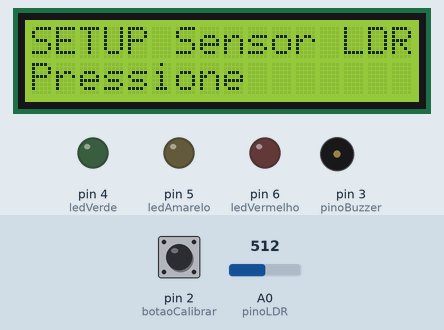
The sketch below on a simulated Arduino Uno, built with avr-gcc and run on an emulated ATmega328P. Shown: 16×2 character LCD, output pins drawn as LEDs (lit = HIGH), buzzer (waves = sounding). The test bench sets the inputs (shaded band); at power-on: pin 2 (botaoCalibrar) HIGH, A0 (pinoLDR) = 512.

Above: at 13.8 s.
13.9 s: pin 2 (botaoCalibrar) pulled LOW for 0.35 s
At 16.0 s:
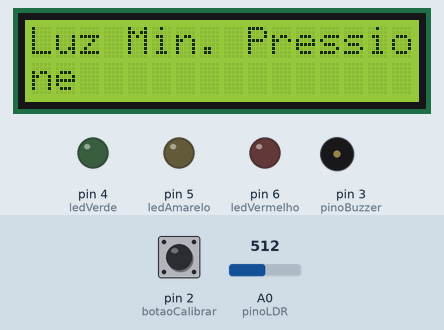
16.1 s: pin 2 (botaoCalibrar) pulled LOW for 1 s
At 20.0 s:
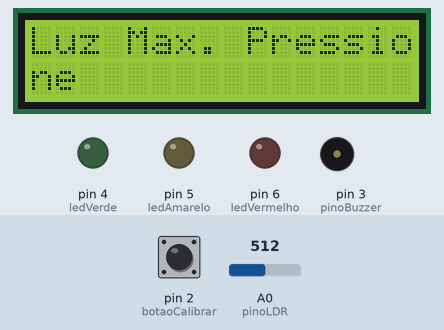
20.1 s: pin 2 (botaoCalibrar) pulled LOW for 0.35 s
At 21.9 s:
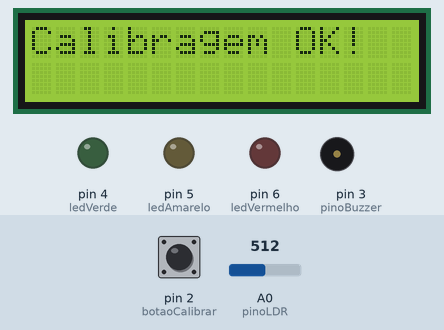
25.9 s: A0 (pinoLDR) set to 716
At 27.5 s:
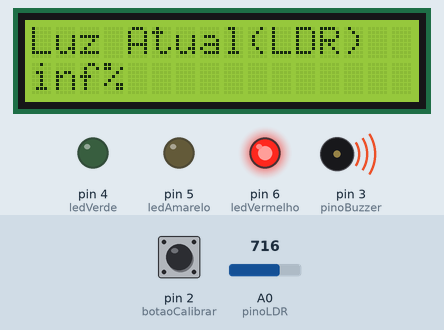
28.9 s: A0 (pinoLDR) set to 511
At 32.0 s:
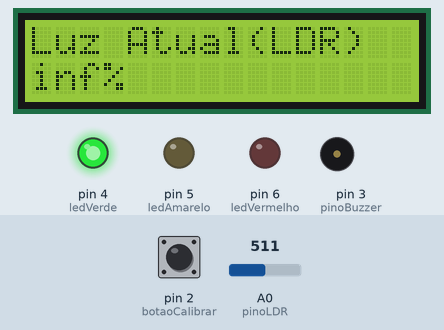
Timing chart, 0 to 32.9 s (numbered marks = the images above; inputs shaded):
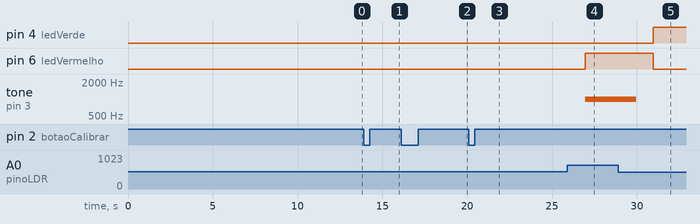

The sketch:

vinheria_agnello.ino
```cpp
#include <LiquidCrystal.h> // Biblioteca para controle do display LCD
#include <string.h>        // Biblioteca padrão para manipulação de strings (strlen)

// Inicializa o display LCD nos pinos (RS, E, D4, D5, D6, D7)
LiquidCrystal lcd(12, 11, 10, 9, 8, 7);

// Pino analógico conectado ao sensor LDR (fotoresistor)
const short int pinoLDR = A0;

// LEDs de sinalização (verde = ideal, amarelo = alerta, vermelho = crítico)
const short int ledVermelho = 6;
const short int ledAmarelo  = 5;
const short int ledVerde    = 4;

// Buzzer que emite som de alerta
const short int pinoBuzzer = 3;

// Botão físico usado para calibração dos níveis de luz
const short int botaoCalibrar = 2;

// Limites calibrados durante o setup
int limiteLuzMinima = 1023;
int limiteLuzMaxima = 0;

// Tempo de espera entre leituras (em milissegundos)
const int tempoPrecisao = 100;

void setup() {
  // Configura os pinos como entrada ou saída
  pinMode(pinoLDR, INPUT);
  pinMode(ledVermelho, OUTPUT);
  pinMode(ledAmarelo, OUTPUT);
  pinMode(ledVerde, OUTPUT);
  pinMode(pinoBuzzer, OUTPUT);
  pinMode(botaoCalibrar, INPUT_PULLUP); // Usa resistor interno de pull-up

  // Inicializa o display LCD com 16 colunas e 2 linhas
  lcd.begin(16, 2);

  // Mostra animação de boas-vindas com o nome do grupo
  char logo[] = "----Stratfy-----------------------";
  animacaoPrint(logo, 200);
  delay(3000);

  // Limpa a tela aos poucos (efeito visual de saída)
  for (int i = 16; i > 0; i--) {
    lcd.setCursor(i, 0);
    lcd.print(" ");
    lcd.setCursor(i, 1);
    lcd.print(" ");
    delay(50);
  }

  // Inicia processo de calibração do LDR
  setupLDR();
  delay(3000);
}

void loop() {
  float somaLeiturasLDR = 0;
  float mediaLeituraLDR = 0;
  float percentualLuz   = 0;

  // Faz 10 leituras do LDR para suavizar ruídos (média)
  for (int i = 0; i < 10; i++) {
    somaLeiturasLDR += analogRead(pinoLDR);
    delay(tempoPrecisao);
  }

  // Calcula a média das leituras
  mediaLeituraLDR = somaLeiturasLDR / 10;

  // Converte a leitura para porcentagem com base nos limites calibrados
  percentualLuz = mapParseFloat(mediaLeituraLDR, limiteLuzMinima, limiteLuzMaxima, 0, 100);

  lcd.clear();
  lcd.print("Luz Atual(LDR)");
  lcd.setCursor(0, 1);
  lcd.print(percentualLuz, 2); // Mostra duas casas decimais
  lcd.print('%');

  if (percentualLuz <= 40) {
    // Nível ideal de luz para vinhos: LED verde ligado
    digitalWrite(ledVerde, HIGH);
    digitalWrite(ledAmarelo, LOW);
    digitalWrite(ledVermelho, LOW);
    noTone(pinoBuzzer);
  } else if (percentualLuz <= 70) {
    // Nível intermediário: alerta amarelo
    digitalWrite(ledVerde, LOW);
    digitalWrite(ledAmarelo, HIGH);
    digitalWrite(ledVermelho, LOW);
    noTone(pinoBuzzer);
  } else {
    // Luz excessiva: alerta vermelho + buzzer por 3 segundos
    digitalWrite(ledVerde, LOW);
    digitalWrite(ledAmarelo, LOW);
    digitalWrite(ledVermelho, HIGH);
    tone(pinoBuzzer, 1000); // Emite som em 1000 Hz
    delay(3000);
    noTone(pinoBuzzer);
  }
}

// Função personalizada para mapear valores float (equivalente ao map() do Arduino)
float mapParseFloat(float valor, float inMin, float inMax, float outMin, float outMax) {
  return (valor - inMin) * (outMax - outMin) / (inMax - inMin) + outMin;
}

// Realiza 10 leituras do LDR e retorna a média, aguardando o botão ser solto
int calibrarLDR() {
  int media = 0;

  do {
    int soma = 0;

    for (int i = 0; i < 10; i++) {
      soma += analogRead(pinoLDR);
      delay(tempoPrecisao);
    }

    media = soma / 10;
  } while (digitalRead(botaoCalibrar) == LOW); // Espera soltar o botão

  return media;
}

// Processo de calibração do sensor LDR, guiado por mensagens no display
void setupLDR() {
  lcd.clear();
  lcd.setCursor(0, 0);

  // Mensagem de início do setup
  char mensagem[] = "SETUP Sensor LDR";
  animacaoPrint(mensagem, 150);
  lcd.setCursor(0, 1);
  lcd.print("Pressione");

  // Espera botão ser pressionado e solto para continuar
  while (digitalRead(botaoCalibrar) == HIGH);
  delay(100);
  while (digitalRead(botaoCalibrar) == LOW);

  // Mensagem para definir luz mínima
  char mensagemMin[] = "Luz Min. Pressione";
  animacaoPrint(mensagemMin, 100);

  // Espera botão e realiza calibração mínima
  while (digitalRead(botaoCalibrar) == HIGH);
  delay(100);
  while (digitalRead(botaoCalibrar) == LOW);
  limiteLuzMinima = calibrarLDR();

  // Mensagem para definir luz máxima
  char mensagemMax[] = "Luz Max. Pressione";
  animacaoPrint(mensagemMax, 100);

  while (digitalRead(botaoCalibrar) == HIGH);
  delay(100);
  while (digitalRead(botaoCalibrar) == LOW);
  limiteLuzMaxima = calibrarLDR();

  // Confirmação no display
  lcd.clear();
  lcd.print("Calibragem OK!");
  delay(1500);
}

// Função que imprime texto no LCD com efeito de digitação
// Automaticamente quebra linha após 15 caracteres
void animacaoPrint(char mensagem[], int tempo) {
  lcd.clear();

  for (int i = 0; i < strlen(mensagem); i++) {
    lcd.print(mensagem[i]);
    delay(tempo);

    if (i > 14) {
      lcd.setCursor(i - 15, 1);
    }
  }
}
```

Measured:
- after the input at 13.9 s, the display: first changes after 0.35 s (image 1 shows a later state)
- after the input at 16.1 s, the display: first changes after 2.0 s (image 2 shows a later state)
- after the input at 20.1 s, the display: changes after 1.4 s (image 3)
- after the input at 25.9 s, the display: changes after 1.1 s (image 4)
- after the input at 28.9 s, pin 4 (ledVerde): LOW → HIGH after 2.1 s; pin 6 (ledVermelho): HIGH → LOW after 2.1 s; tone on pin 3 (pinoBuzzer): goes on until 30.0 s, then stays silent
